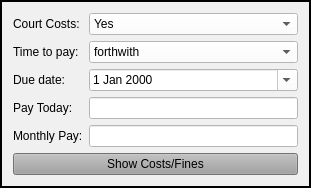
        <widget class="QFrame" name="frame_5">
         <property name="sizePolicy">
          <sizepolicy hsizetype="Preferred" vsizetype="Preferred">
           <horstretch>0</horstretch>
           <verstretch>0</verstretch>
          </sizepolicy>
         </property>
         <property name="styleSheet">
          <string notr="true">background-color: rgb(240, 240, 240);</string>
         </property>
         <property name="frameShape">
          <enum>QFrame::Box</enum>
         </property>
         <property name="frameShadow">
          <enum>QFrame::Plain</enum>
         </property>
         <property name="lineWidth">
          <number>2</number>
         </property>
         <layout class="QGridLayout" name="gridLayout_5">
          <item row="5" column="0">
           <widget class="QLabel" name="pay_today_label">
            <property name="text">
             <string>Pay Today:</string>
            </property>
           </widget>
          </item>
          <item row="3" column="1" colspan="2">
           <widget class="NoScrollDateEdit" name="balance_due_date">
            <property name="styleSheet">
             <string notr="true">color: rgb(0, 0, 0);
background-color: rgb(255, 255, 255);</string>
            </property>
            <property name="calendarPopup">
             <bool>true</bool>
            </property>
           </widget>
          </item>
          <item row="3" column="0">
           <widget class="QLabel" name="balance_due_date_label">
            <property name="text">
             <string>Due date:</string>
            </property>
           </widget>
          </item>
          <item row="2" column="1" colspan="2">
           <widget class="NoScrollComboBox" name="ability_to_pay_box">
            <property name="styleSheet">
             <string notr="true">background-color: rgb(255, 255, 255);</string>
            </property>
            <item>
             <property name="text">
              <string>forthwith</string>
             </property>
            </item>
            <item>
             <property name="text">
              <string>monthly pay</string>
             </property>
            </item>
            <item>
             <property name="text">
              <string>partial forthwith then monthly pay</string>
             </property>
            </item>
           </widget>
          </item>
          <item row="1" column="1" colspan="2">
           <widget class="NoScrollComboBox" name="court_costs_box">
            <property name="styleSheet">
             <string notr="true">background-color: rgb(255, 255, 255);</string>
            </property>
            <item>
             <property name="text">
              <string>Yes</string>
             </property>
            </item>
            <item>
             <property name="text">
              <string>Waived</string>
             </property>
            </item>
            <item>
             <property name="text">
              <string>Imposed in companion case</string>
             </property>
            </item>
            <item>
             <property name="text">
              <string>No</string>
             </property>
            </item>
           </widget>
          </item>
          <item row="1" column="0">
           <widget class="QLabel" name="label_11">
            <property name="text">
             <string>Court Costs:</string>
            </property>
           </widget>
          </item>
          <item row="6" column="1" colspan="2">
           <widget class="QLineEdit" name="monthly_pay_box">
            <property name="styleSheet">
             <string notr="true">background-color: rgb(255, 255, 255);</string>
            </property>
           </widget>
          </item>
          <item row="7" column="0" colspan="3">
           <widget class="QPushButton" name="costs_and_fines_Button">
            <property name="sizePolicy">
             <sizepolicy hsizetype="Preferred" vsizetype="Fixed">
              <horstretch>0</horstretch>
              <verstretch>0</verstretch>
             </sizepolicy>
            </property>
            <property name="focusPolicy">
             <enum>Qt::NoFocus</enum>
            </property>
            <property name="styleSheet">
             <string notr="true">background-color: rgb(160, 160, 160);</string>
            </property>
            <property name="text">
             <string>Show Costs/Fines</string>
            </property>
            <property name="flat">
             <bool>false</bool>
            </property>
           </widget>
          </item>
          <item row="6" column="0">
           <widget class="QLabel" name="monthly_pay_label">
            <property name="text">
             <string>Monthly Pay:</string>
            </property>
           </widget>
          </item>
          <item row="2" column="0">
           <widget class="QLabel" name="label_9">
            <property name="text">
             <string>Time to pay:</string>
            </property>
           </widget>
          </item>
          <item row="5" column="1" colspan="2">
           <widget class="QLineEdit" name="pay_today_box">
            <property name="styleSheet">
             <string notr="true">background-color: rgb(255, 255, 255);</string>
            </property>
           </widget>
          </item>
         </layout>
        </widget>
